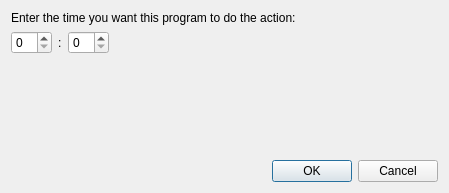
<?xml version="1.0" encoding="UTF-8"?>
<ui version="4.0">
 <class>AtDialog</class>
 <widget class="QDialog" name="AtDialog">
  <property name="geometry">
   <rect>
    <x>0</x>
    <y>0</y>
    <width>449</width>
    <height>193</height>
   </rect>
  </property>
  <property name="windowTitle">
   <string>At a specific time:</string>
  </property>
  <layout class="QVBoxLayout" name="verticalLayout">
   <item>
    <widget class="QLabel" name="label">
     <property name="text">
      <string>Enter the time you want this program to do the action:</string>
     </property>
    </widget>
   </item>
   <item>
    <layout class="QHBoxLayout" name="horizontalLayout">
     <item>
      <widget class="QSpinBox" name="spbHour"/>
     </item>
     <item>
      <widget class="QLabel" name="label_2">
       <property name="text">
        <string notr="true">:</string>
       </property>
      </widget>
     </item>
     <item>
      <widget class="QSpinBox" name="spbMinute"/>
     </item>
     <item>
      <spacer name="horizontalSpacer_2">
       <property name="orientation">
        <enum>Qt::Horizontal</enum>
       </property>
       <property name="sizeHint" stdset="0">
        <size>
         <width>40</width>
         <height>20</height>
        </size>
       </property>
      </spacer>
     </item>
    </layout>
   </item>
   <item>
    <spacer name="verticalSpacer">
     <property name="orientation">
      <enum>Qt::Vertical</enum>
     </property>
     <property name="sizeHint" stdset="0">
      <size>
       <width>20</width>
       <height>36</height>
      </size>
     </property>
    </spacer>
   </item>
   <item>
    <widget class="QDialogButtonBox" name="buttonBox">
     <property name="standardButtons">
      <set>QDialogButtonBox::Cancel|QDialogButtonBox::Ok</set>
     </property>
    </widget>
   </item>
  </layout>
 </widget>
 <resources/>
 <connections>
  <connection>
   <sender>buttonBox</sender>
   <signal>rejected()</signal>
   <receiver>AtDialog</receiver>
   <slot>reject()</slot>
   <hints>
    <hint type="sourcelabel">
     <x>224</x>
     <y>168</y>
    </hint>
    <hint type="destinationlabel">
     <x>224</x>
     <y>96</y>
    </hint>
   </hints>
  </connection>
 </connections>
</ui>
